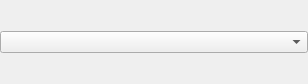
<ui version="4.0" >
 <author></author>
 <comment></comment>
 <exportmacro></exportmacro>
 <class>displayRepresentationWidget</class>
 <widget class="QWidget" name="displayRepresentationWidget" >
  <property name="geometry" >
   <rect>
    <x>0</x>
    <y>0</y>
    <width>308</width>
    <height>84</height>
   </rect>
  </property>
  <property name="windowTitle" >
   <string>Form</string>
  </property>
  <layout class="QHBoxLayout" >
   <property name="margin" >
    <number>0</number>
   </property>
   <property name="spacing" >
    <number>6</number>
   </property>
   <item>
    <widget class="QComboBox" name="comboBox" >
     <property name="minimumSize" >
      <size>
       <width>150</width>
       <height>20</height>
      </size>
     </property>
     <property name="sizeAdjustPolicy">
      <enum>QComboBox::AdjustToContents</enum>
     </property>
    </widget>
   </item>
  </layout>
 </widget>
 <pixmapfunction></pixmapfunction>
 <resources/>
 <connections/>
</ui>
